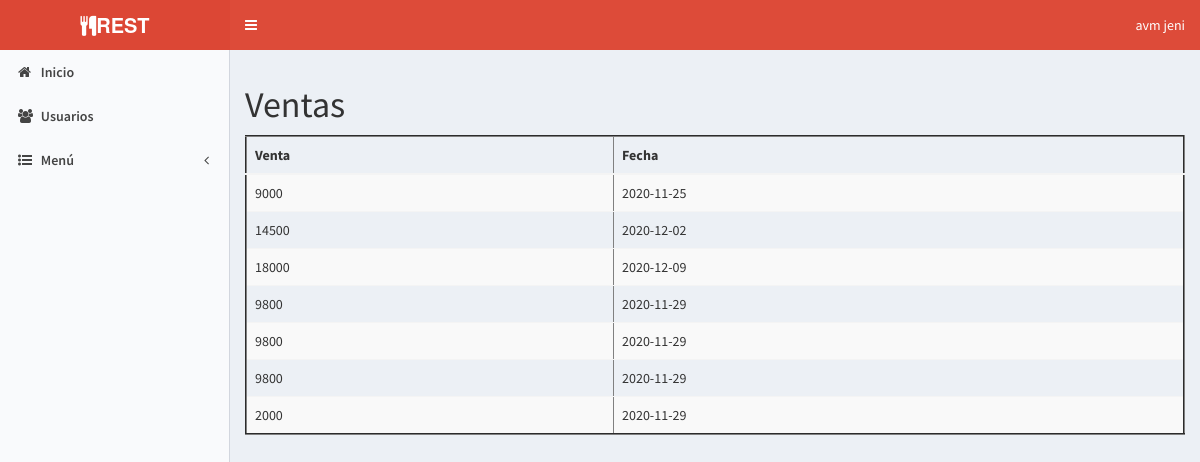
The app's page /Ventas (signed in) with its own data.
### tables this page shows
CREATE TABLE `graficas` (
  `id` int(11) NOT NULL,
  `total_o` int(11) NOT NULL,
  `fecha` date NOT NULL
);

### Controladores/plantillaC.php (called while the page is built)
<?php
class Plantilla{
   public function llamarPlantilla(){
   	include "Vistas/plantilla.php";
   }
}

### index.php (called while the page is built, shortened)
<?php
require_once "Controladores/plantillaC.php";
$plantilla = new Plantilla();
$plantilla -> llamarPlantilla();

### Vistas/Modulos/Ventas.php (the view, shortened to what this page needs)
<?php
    function conexion(){
        return mysqli_connect('localhost', 'root', '', 'restaurante');
    }
    $conn = conexion();
?>
<div class="content-wrapper">
	<section class="content-header">
        <div>
        <h1>Ventas</h1>
        <table class="table table-striped" border=2>
            <thead class="thead-dark">
                <tr>
                    <th scope="col">Venta</th>
                    <th scope="col">Fecha</th>
                </tr>
            </thead>
            <tbody>
                <?php
                $sqlD = "SELECT total_o, fecha from graficas";
                $resultD = mysqli_query($conn, $sqlD);
                while($mostrar = mysqli_fetch_array($resultD)){
                ?>
                <tr>
                <td><?php echo $mostrar['total_o'] ?></td>
                <td><?php echo $mostrar['fecha'] ?></td>
                </tr>
                <?php
                }
                ?>
            </tbody>
        </table>
        </div>
	</section>
</div>

### Vistas/plantilla.php (shortened to what this page needs)
<!DOCTYPE html>
<html>
<head>
  <link rel="stylesheet" href="http://localhost/restauranteTest/Vistas/bower_components/bootstrap/dist/css/bootstrap.min.css">
  <link rel="stylesheet" href="http://localhost/restauranteTest/Vistas/bower_components/font-awesome/css/font-awesome.min.css">
  <link rel="stylesheet" href="http://localhost/restauranteTest/Vistas/bower_components/Ionicons/css/ionicons.min.css">
  <link rel="stylesheet" href="http://localhost/restauranteTest/Vistas/dist/css/AdminLTE.min.css">
  <link rel="stylesheet" href="http://localhost/restauranteTest/Vistas/dist/css/skins/_all-skins.min.css">
  <link rel="stylesheet" href="http://localhost/restauranteTest/Vistas/bower_components/morris.js/morris.css">
  <link rel="stylesheet" href="http://localhost/restauranteTest/Vistas/bower_components/jvectormap/jquery-jvectormap.css">
  <link rel="stylesheet" href="http://localhost/restauranteTest/Vistas/bower_components/bootstrap-datepicker/dist/css/bootstrap-datepicker.min.css">
  <link rel="stylesheet" href="http://localhost/restauranteTest/Vistas/bower_components/bootstrap-daterangepicker/daterangepicker.css">
  <link rel="stylesheet" href="http://localhost/restauranteTest/Vistas/select2/dist/css/select2.css">
</head>
<body class="hold-transition skin-red-light sidebar-mini login-page">
 <?php
  if(isset($_SESSION["Ingresar"]) && $_SESSION["Ingresar"] == true){
    echo '<div class="wrapper">';
    include "modulos/cabecera.php";
    if($_SESSION["rol"] == "Administrador"){
      include "modulos/menu.php";
    }else if($_SESSION["rol"] == "Cocinero"){
      include "modulos/menuR.php";
    }
    if(isset($_GET["url"])){
      $url = explode("/", $_GET["url"]);
      if($url[0] == "Inicio" || $url[0] == "Ventas" || $url[0] == "Salir" || $url[0] == "Perfil" || $url[0] == "Usuarios"|| $url[0] == "Categorias"|| $url[0] == "Comidas"|| $url[0] == "Editar-Comida"|| $url[0] == "Mesa"|| $url[0] == "Orden"|| $url[0] == "Cocina"){
        include "modulos/".$url[0].".php";
      }
    }else{
    include "modulos/Inicio.php";
    }
    echo '</div>';
  }else if(isset($_GET["url"])){
    if($_GET["url"] == "Ingresar"){
      include "modulos/Ingresar.php";
    }
  }else{
    include "modulos/Ingresar.php";
  }
 ?>
</body>
</html>

### Vistas/Modulos/cabecera.php (shortened to what this page needs)
<header class="main-header">
    <a href="http://localhost/restauranteTest/Inicio" class="logo">
      <span class="logo-lg"><i class="fa fa-cutlery"></i><b>REST</b></span>
    </a>
    <nav class="navbar navbar-static-top">
      <a href="#" class="sidebar-toggle" data-toggle="push-menu" role="button">
      </a>
      <div class="navbar-custom-menu">
        <ul class="nav navbar-nav">
          <li class="dropdown user user-menu">
            <a href="#" class="dropdown-toggle" data-toggle="dropdown">
              <?php
              echo '<span class="hidden-xs">'.$_SESSION["apellido"].' '.$_SESSION["nombre"].'</span>';
              ?>
            </a>
          </li>
        </ul>
      </div>
    </nav>
  </header>

### Vistas/Modulos/menu.php (shortened to what this page needs)
<aside class="main-sidebar">
    <section class="sidebar">
      <ul class="sidebar-menu">
        <li>
          <a href="http://localhost/restauranteTest/Inicio">
            <i class="fa fa-home"></i>
            <span>Inicio</span>
          </a>
        </li>
        <li>
          <a href="http://localhost/restauranteTest/Usuarios">
            <i class="fa fa-users"></i>
            <span>Usuarios</span>
          </a>
        </li>
        <li class="treeview">
          <a href="#">
            <i class="fa fa-list-ul"></i>
            <span>Menú</span>
            <span class="pull-right-container">
              <i class="fa fa-angle-left pull-right"></i>
            </span>
          </a>
        </li>
      </ul>
    </section>
  </aside>

### records on screen
graficas: total_o "9000", fecha "2020-11-25"
graficas: total_o "14500", fecha "2020-12-02"
graficas: total_o "18000", fecha "2020-12-09"
graficas: total_o "9800", fecha "2020-11-29"
graficas: total_o "9800", fecha "2020-11-29"
graficas: total_o "9800", fecha "2020-11-29"
graficas: total_o "2000", fecha "2020-11-29"

### other values on screen
$_SESSION["apellido"] "avm"
$_SESSION["nombre"] "jeni"
